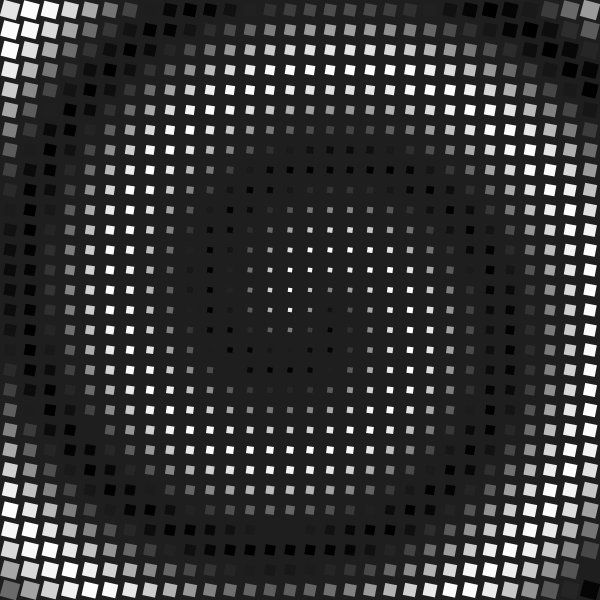
Frame 1 (no input)
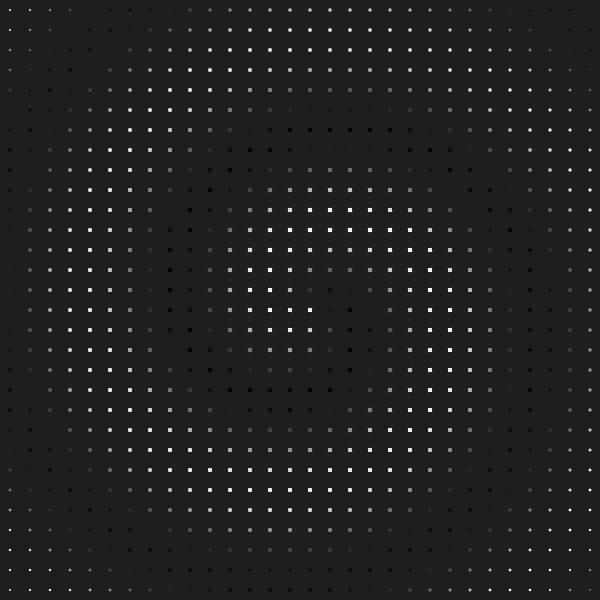
Frame 60 (the mouse pressed at the canvas centre just before this capture)
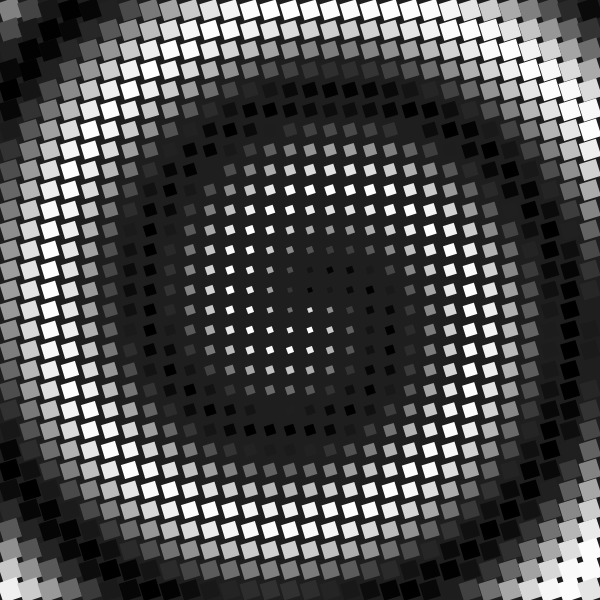
Frame 120 (the mouse held since frame 60 and released just before this capture)

The Processing sketch that drew these frames (run headless with seeded random() and noise(); from frame 60 on, the mouse is pressed at the canvas centre):

// Processing sketch: UVMapping
// ── UVMapping.pde
int pixelSize = 20;
float time = 0;
PVector center = new PVector(0, 0);
float curlFactor = 20;
float baseSizeFactor = 0.2f;
float pulseIntervals = 250.0f;

void setup()
{
  size(600, 600);

  center = new PVector(width/2, height/2);
  background(30);
}

void draw()
{
  background(30);
  time = millis()/2.0f;
  DrawEverywhere();
  println(frameRate);
}

void DrawEverywhere()
{
  rectMode(CENTER);
  noStroke();
  for (int i = 0; i < width; i+=pixelSize)
  {
    for (int j = 0; j < height; j+=pixelSize)
    {
      DoTheThing(i, j);
    }
  }
}

void DoTheThing(float x, float y)
{
  float tempY = height-y;

  push();
  translate(x+pixelSize/2, y+pixelSize/2);

  float distanceToCenter = dist(x, y, center.x-pixelSize/2, center.y-pixelSize/2);
  float normalizedDistanceToCenter = distanceToCenter/((width+height)/2);

  rotate( bumpyLinear(time/(2*pulseIntervals), normalizedDistanceToCenter-0.4f));

  float xCentered = (x-center.x);
  float yCentered = (y-center.y);

  float xCSquared = xCentered*xCentered;
  float yCSquared = yCentered*yCentered;

  fill( 255*sin01(time/500.0f-curlFactor*sqrt(xCSquared+yCSquared)/((width+height)/2)-atan2(xCentered,yCentered)));

  // rect(0, 0, pixelSize, pixelSize);

  rect(0, 0, 
    (baseSizeFactor+normalizedDistanceToCenter* clampedSine(normalizedDistanceToCenter - time/pulseIntervals, 0.2f, 1.0f))*pixelSize, 
    (baseSizeFactor+normalizedDistanceToCenter* clampedSine(normalizedDistanceToCenter - time/pulseIntervals, 0.2f, 1.0f))*pixelSize);

  pop();
}

float sin01(float value)
{
  return (1.0f+sin(value))/2.0f;
}

float clampedSine(float value, float lowerBound, float higherBound)
{
  float center =  (lowerBound + higherBound)/2;
  float amplitude = (higherBound-lowerBound);

  return center + amplitude * sin(value);
}

float bumpyLinear(float value, float offset)
{
  float sineValue = sin(2*value+offset);
  return value + sineValue*sineValue/2;
}
